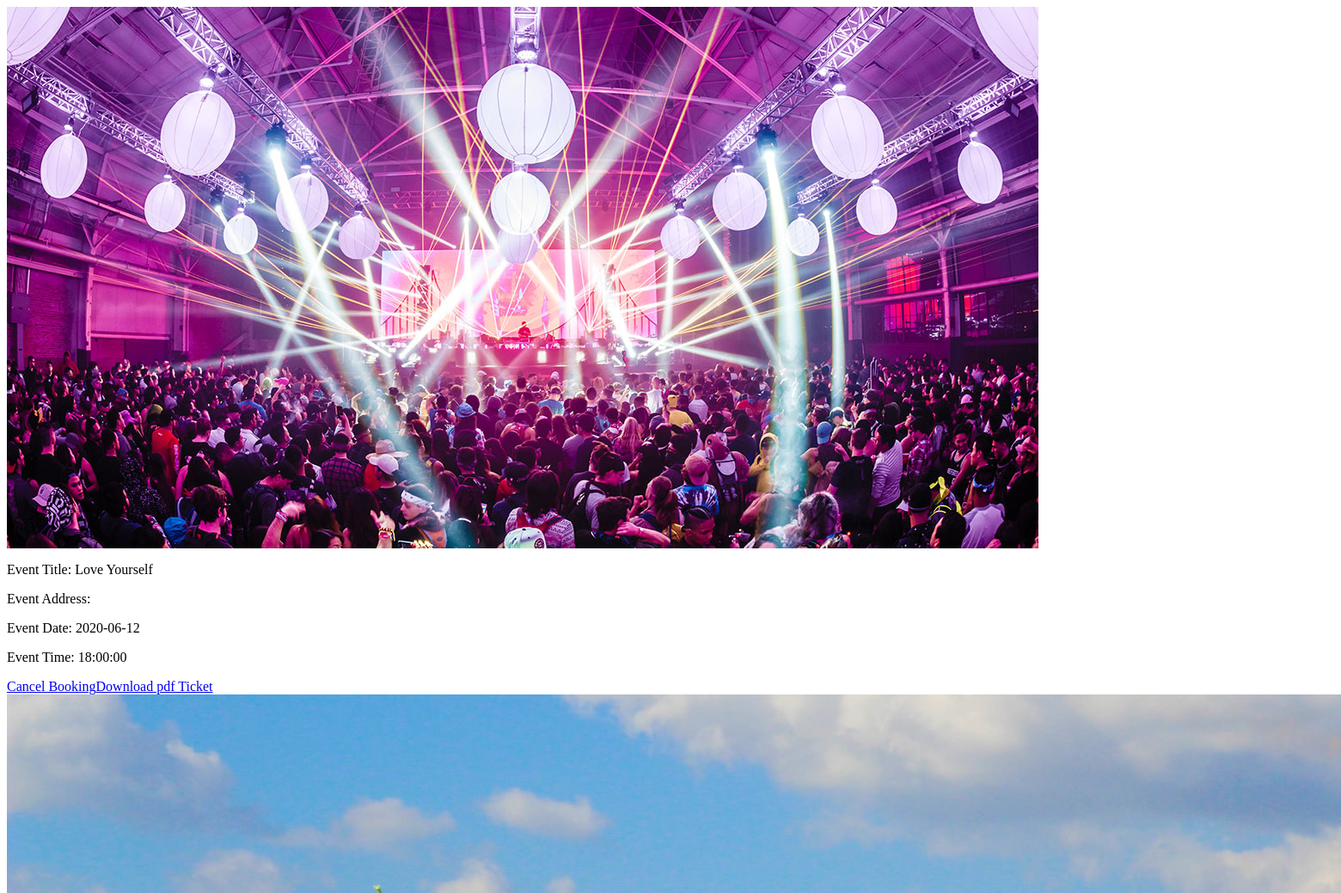
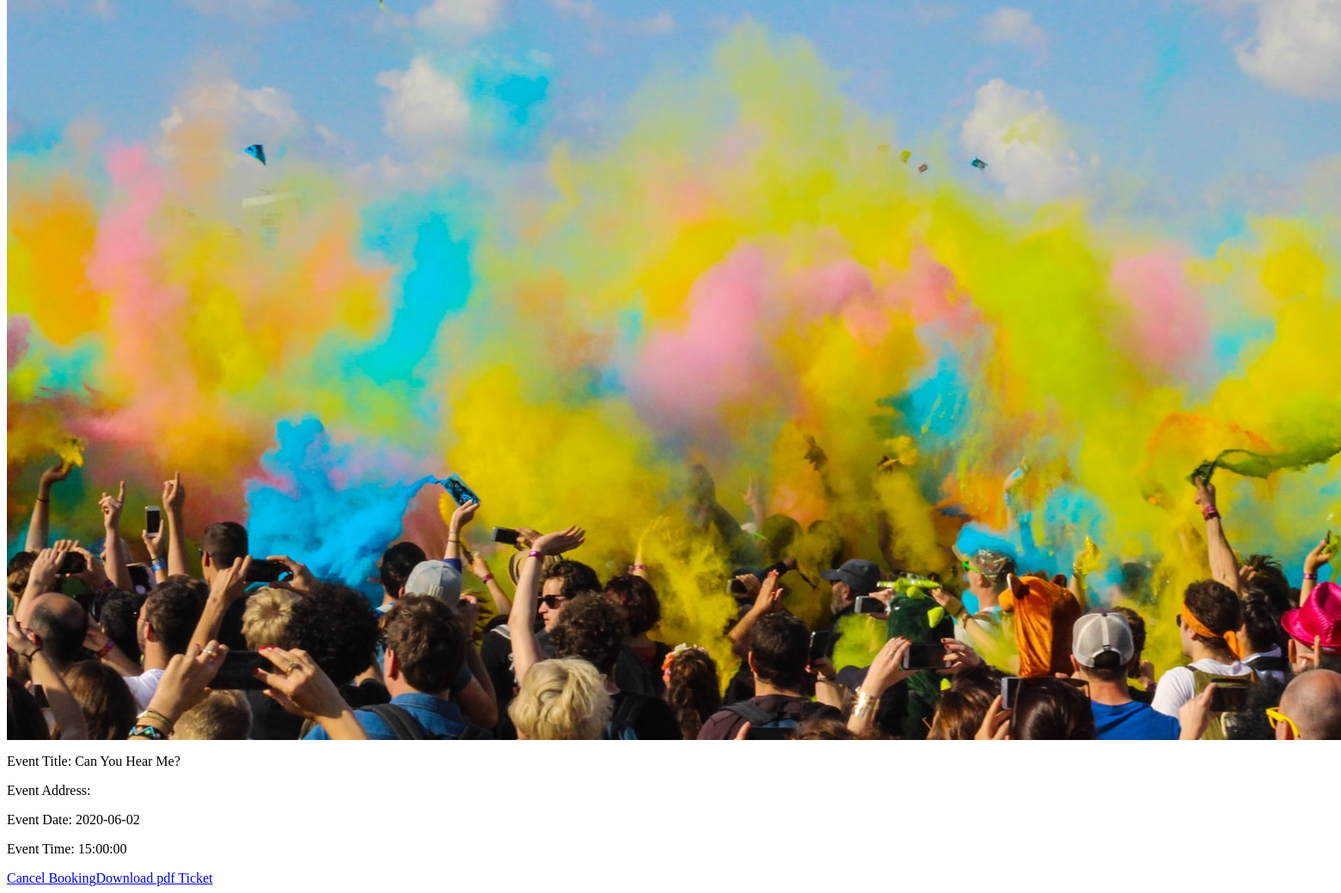
Page /mybooking.php (signed in) on the earlier database version (2 pictures, top to bottom).
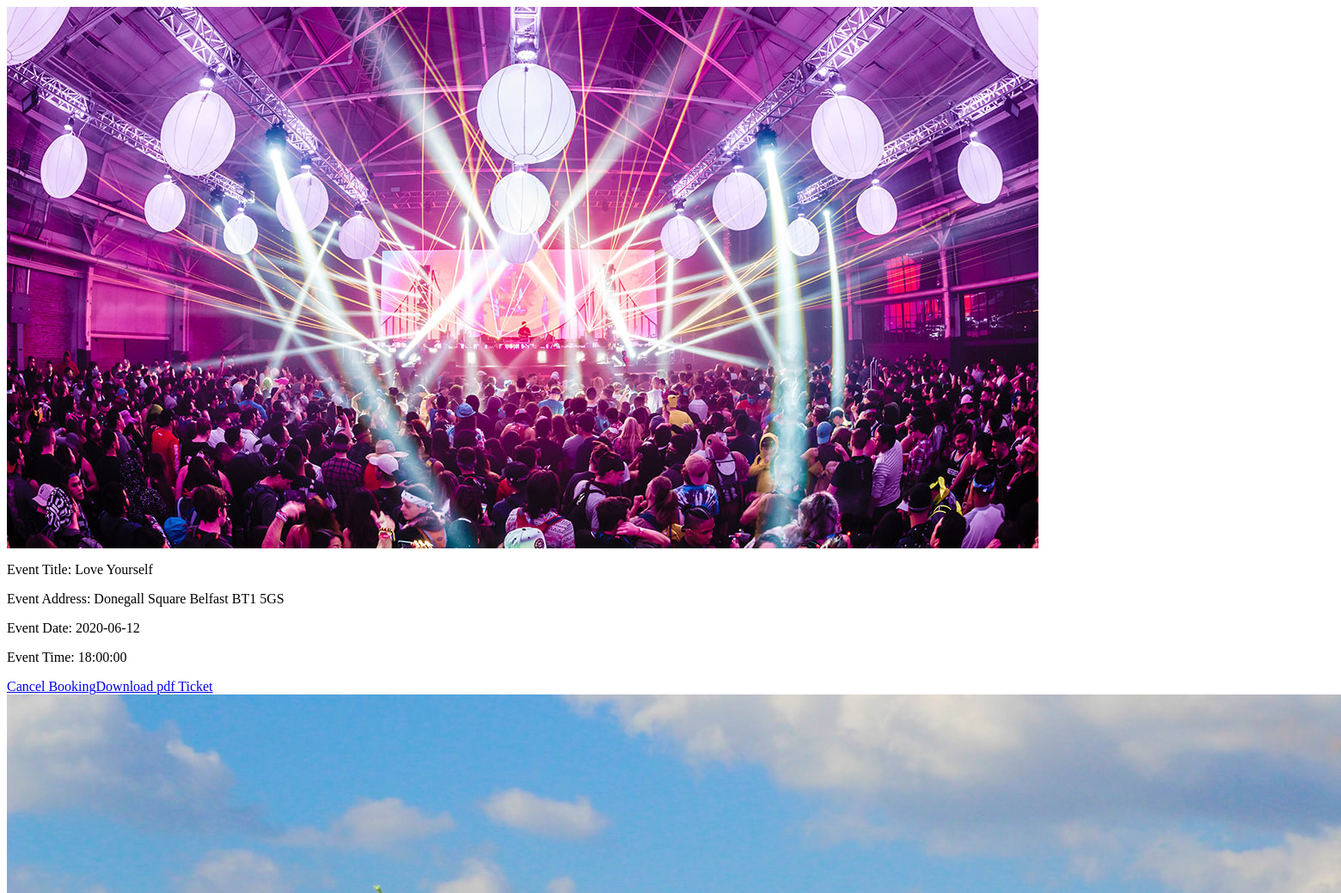
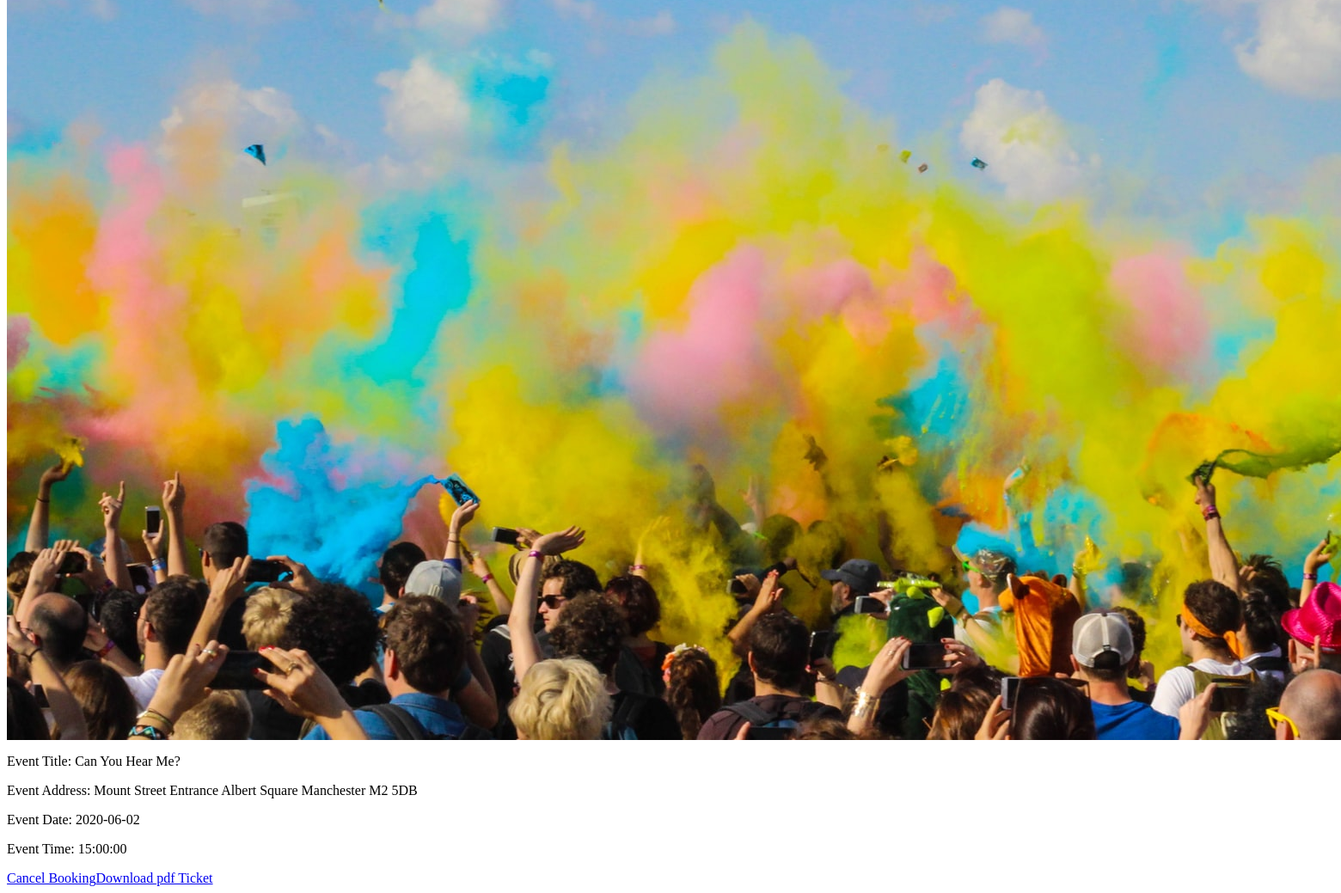
Same page on the later database version (2 pictures, top to bottom).
### tables this page shows
CREATE TABLE `2020_booking` (
  `bid` int(11) NOT NULL,
  `bmemberid` int(11) NOT NULL,
  `beventid` int(11) NOT NULL
);

CREATE TABLE `2020_event` (
  `eid` int(11) NOT NULL,
  `etitle` varchar(255) NOT NULL,
  `eaddress` varchar(255) NOT NULL,
  `edes` longtext NOT NULL,
  `edate` date NOT NULL,
  `etime` time NOT NULL,
  `eimage` longtext NOT NULL,
  `ecatid` int(11) NOT NULL,
  `evmid` int(11) NOT NULL,
  `evenueid` int(11) NOT NULL
);

### mybooking.php (the view, shortened to what this page needs)
<?php
include("conn.php");
if(isset($_SESSION['userid_40245529'])){
    $member = $_SESSION['userid_40245529'];
}
$showbookingquery="SELECT 2020_booking.bid, 2020_event.eid, 2020_event.etitle, 2020_event.eaddress, 2020_event.edate, 2020_event.etime, 2020_event.eimage
              FROM 2020_event
              INNER JOIN 2020_booking
              ON
              2020_event.eid= 2020_booking.beventid
              WHERE 2020_booking.bmemberid= $member ";
$showbookingresult = $conn->query($showbookingquery);
?>
<html>
    <head>
    </head>
    <body>
        <?php
    while ($rowread = $showbookingresult->fetch_assoc()) {
    $Bookingid = $rowread['bid'];
    $Eeventtitle = $rowread['etitle'];
    $Eeventaddress = $rowread['eaddress'];
    $Eeventdate = $rowread['edate'];
    $Eeventtime = $rowread['etime'];
    $Eeventimage = $rowread['eimage'];
    echo"<img src='image/$Eeventimage'<br>";
    echo"<p>Event Title: $Eeventtitle </p> ";
    echo"<p>Event Address: $Eeventaddress </p> ";
    echo"<p>Event Date: $Eeventdate </p> ";
    echo"<p>Event Time: $Eeventtime </p> ";
    echo"<a href='mybookingcancel.php?bookingcancel=$Bookingid'>Cancel Booking</a>";
    echo"<a href='mybookingdownload.php?bookingdownload=$Bookingid'>Download pdf Ticket</a>";
}
        ?>
    </body>
</html>

Differences in the rows shown:
changed through a linked row, 2020_booking "Love Yourself": beventid.eaddress (not shown) → "Donegall Square Belfast BT1 5GS"
changed through a linked row, 2020_booking "Can You Hear Me?": beventid.eaddress (not shown) → "Mount Street Entrance Albert Square Manchester M2 5DB"
